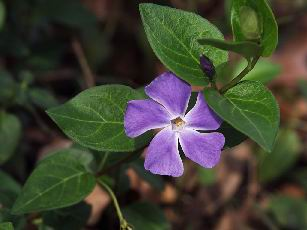
//> input picture openCV/flower.jpg, 307 x 230 px
$ ./image_channels   (built with g++ and OpenCV 4)
//> lines starting //> are read from the running program, lines starting //| are printed output that depends on the picture
#include <opencv2/opencv.hpp>

using namespace cv;
using namespace std;

int main()
{
	Mat image = imread("../flower.jpg", IMREAD_COLOR);
//> image is the input picture: 230 rows x 307 cols, CV_8UC3; mean B, G, R 50, 65.1, 63.5
	CV_Assert(image.data);

	Mat bgr[3];
	split(image, bgr);
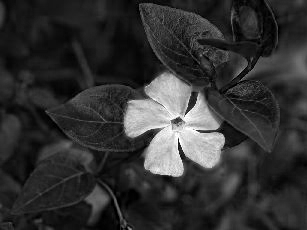
//> bgr[0]: 230 rows x 307 cols, CV_8UC1; min 0, max 255, mean 50
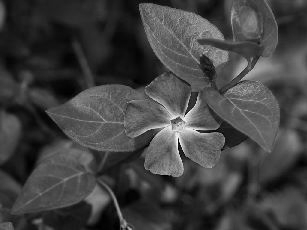
//> bgr[1]: 230 rows x 307 cols, CV_8UC1; min 0, max 254, mean 65.1
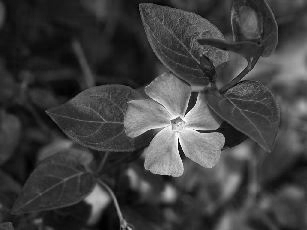
//> bgr[2]: 230 rows x 307 cols, CV_8UC1; min 0, max 255, mean 63.5

	imshow("image", image);
	imshow("blue channel", bgr[0]);
	imshow("green channel", bgr[1]);
	imshow("red channel", bgr[2]);
	waitKey(0);

	return 0;
}
